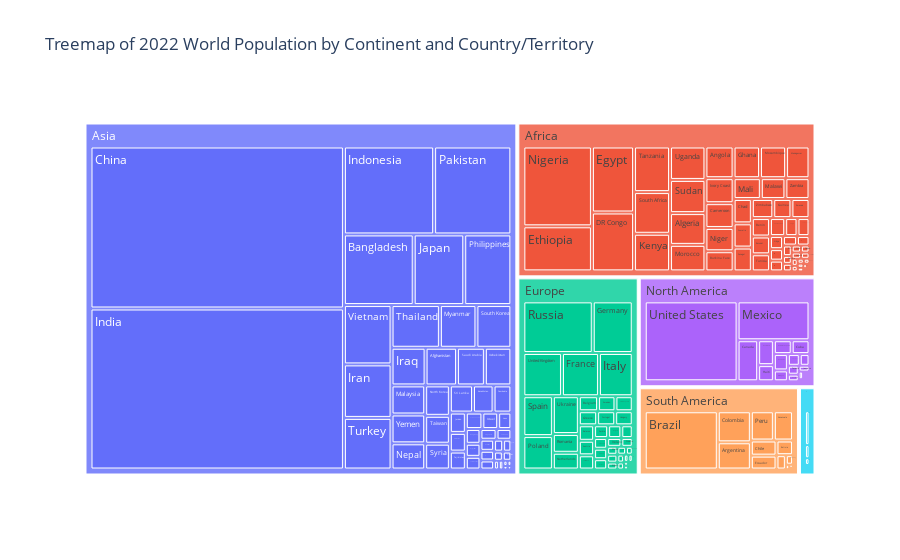

Notebook code cell kept with this figure:
### Code cell
# Create the Treemap
fig = px.treemap(df_treemap, path=['Continent', 'Country/Territory'], values='2022', title='Treemap of 2022 World Population by Continent and Country/Territory')

# Show the plot
fig.show()

### Figure 1 — Plotly figure (JSON) as saved in the notebook; plotly's stock layout.template omitted (floating-point values rounded to 4 significant figures; data arrays with more than 128 entries replaced by an {"elided": "..."} marker saying what was removed)
{"data": [{"branchvalues": "total", "domain": {"x": [0, 1], "y": [0, 1]}, "hovertemplate": "labels=%{label}<br>2022=%{value}<br>parent=%{parent}<br>id=%{id}<extra></extra>", "ids": {"elided": "240 str values"}, "labels": {"elided": "240 str values"}, "name": "", "parents": {"elided": "240 str values"}, "type": "treemap", "values": {"elided": "240 int values"}}], "layout": {"legend": {"tracegroupgap": 0}, "title": {"text": "Treemap of 2022 World Population by Continent and Country/Territory"}}}
